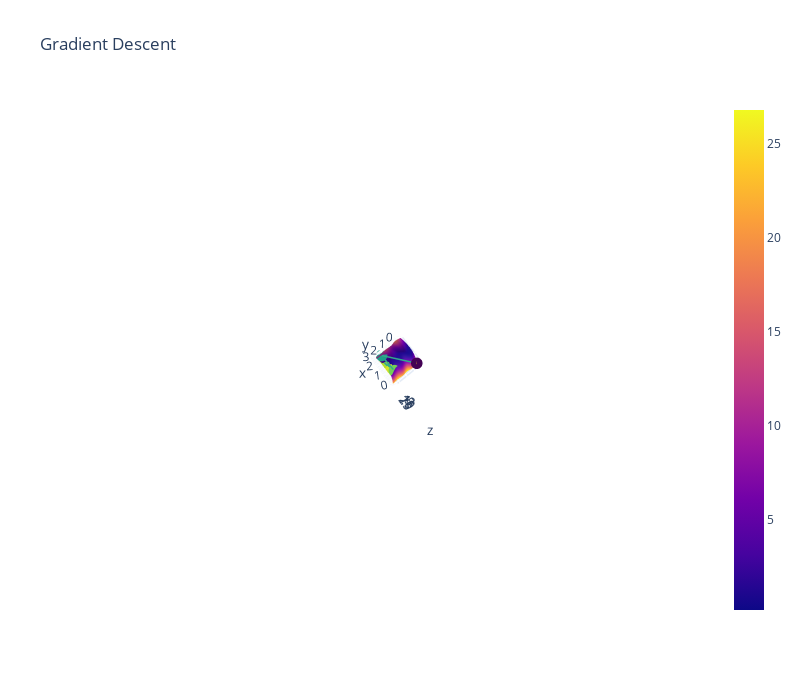

Notebook source saved alongside this figure:
### Code cell
# Run me to see a 3D plot (gradient descent with static alpha)
plot_3d(thetas[:, 0], thetas[:, 1], loss, average_squared_loss, sin_model, x, y)

### Figure 1 — Plotly figure (JSON) as saved in the notebook; plotly's stock layout.template omitted (floating-point values rounded to 4 significant figures; data arrays with more than 128 entries replaced by an {"elided": "..."} marker saying what was removed)
{"data": [{"line": {"color": "rgb(50,170, 140)", "width": 3}, "marker": {"color": [-20.86, -9.285, -4.68, -2.624, -1.477, -0.9073, -0.5415, -0.3776, -0.297, -0.259, -0.2397, -0.2303, -0.2256, -0.2232, -0.222, -0.2214, -0.2211, -0.221, -0.2209, -0.2209, -0.2208], "colorscale": [[0, "#440154"], [0.1111, "#482878"], [0.2222, "#3e4989"], [0.3333, "#31688e"], [0.4444, "#26828e"], [0.5556, "#1f9e89"], [0.6667, "#35b779"], [0.7778, "#6ece58"], [0.8889, "#b5de2b"], [1, "#fde725"]], "size": 4}, "type": "scatter3d", "x": [0, 2.601, 0.9034, 2.056, 1.159, 1.794, 1.322, 1.65, 1.423, 1.583, 1.471, 1.55, 1.494, 1.534, 1.506, 1.526, 1.512, 1.522, 1.515, 1.52, 1.516], "y": [0, 2.601, 2.591, 2.963, 2.867, 3.073, 3.001, 3.029, 2.988, 3.01, 2.989, 3.002, 2.991, 2.998, 2.993, 2.996, 2.994, 2.995, 2.994, 2.995, 2.994], "z": [20.86, 9.285, 4.68, 2.624, 1.477, 0.9073, 0.5415, 0.3776, 0.297, 0.259, 0.2397, 0.2303, 0.2256, 0.2232, 0.222, 0.2214, 0.2211, 0.221, 0.2209, 0.2209, 0.2208]}, {"type": "surface", "x": [-0.1, -0.04284, 0.01433, 0.07149, 0.1287, 0.1858, 0.243, 0.3002, 0.3573, 0.4145, 0.4716, 0.5288, 0.586, 0.6431, 0.7003, 0.7575, 0.8146, 0.8718, 0.929, 0.9861, 1.043, 1.1, 1.158, 1.215, 1.272, 1.329, 1.386, 1.443, 1.501, 1.558, 1.615, 1.672, 1.729, 1.786, 1.844, 1.901, 1.958, 2.015, 2.072, 2.129, 2.187, 2.244, 2.301, 2.358, 2.415, 2.472, 2.53, 2.587, 2.644, 2.701], "y": [-0.1, -0.03321, 0.03358, 0.1004, 0.1672, 0.234, 0.3007, 0.3675, 0.4343, 0.5011, 0.5679, 0.6347, 0.7015, 0.7683, 0.8351, 0.9019, 0.9687, 1.035, 1.102, 1.169, 1.236, 1.303, 1.369, 1.436, 1.503, 1.57, 1.637, 1.703, 1.77, 1.837, 1.904, 1.971, 2.037, 2.104, 2.171, 2.238, 2.304, 2.371, 2.438, 2.505, 2.572, 2.638, 2.705, 2.772, 2.839, 2.906, 2.972, 3.039, 3.106, 3.173], "z": {"elided": "50x50 float values"}}], "layout": {"autosize": true, "dragmode": "zoom", "height": 700, "scene": {"aspectmode": "manual", "aspectratio": {"x": 1, "y": 1, "z": 0.7}, "camera": {"center": {"x": 0.02007, "y": -0.01107, "z": 0.1819}, "eye": {"x": -2.706, "y": -3.93, "z": 17.57}, "projection": {"type": "perspective"}, "up": {"x": 0.7837, "y": -0.621, "z": -0.0171}}, "dragmode": "orbit", "xaxis": {"gridcolor": "rgb(255, 255, 255)", "showbackground": true, "type": "linear", "zerolinecolor": "rgb(255, 255, 255)"}, "yaxis": {"gridcolor": "rgb(255, 255, 255)", "showbackground": true, "type": "linear", "zerolinecolor": "rgb(255, 255, 255)"}, "zaxis": {"gridcolor": "rgb(255, 255, 255)", "showbackground": true, "type": "linear", "zerolinecolor": "rgb(255, 255, 255)"}}, "title": {"text": "Gradient Descent"}, "width": 800}}
